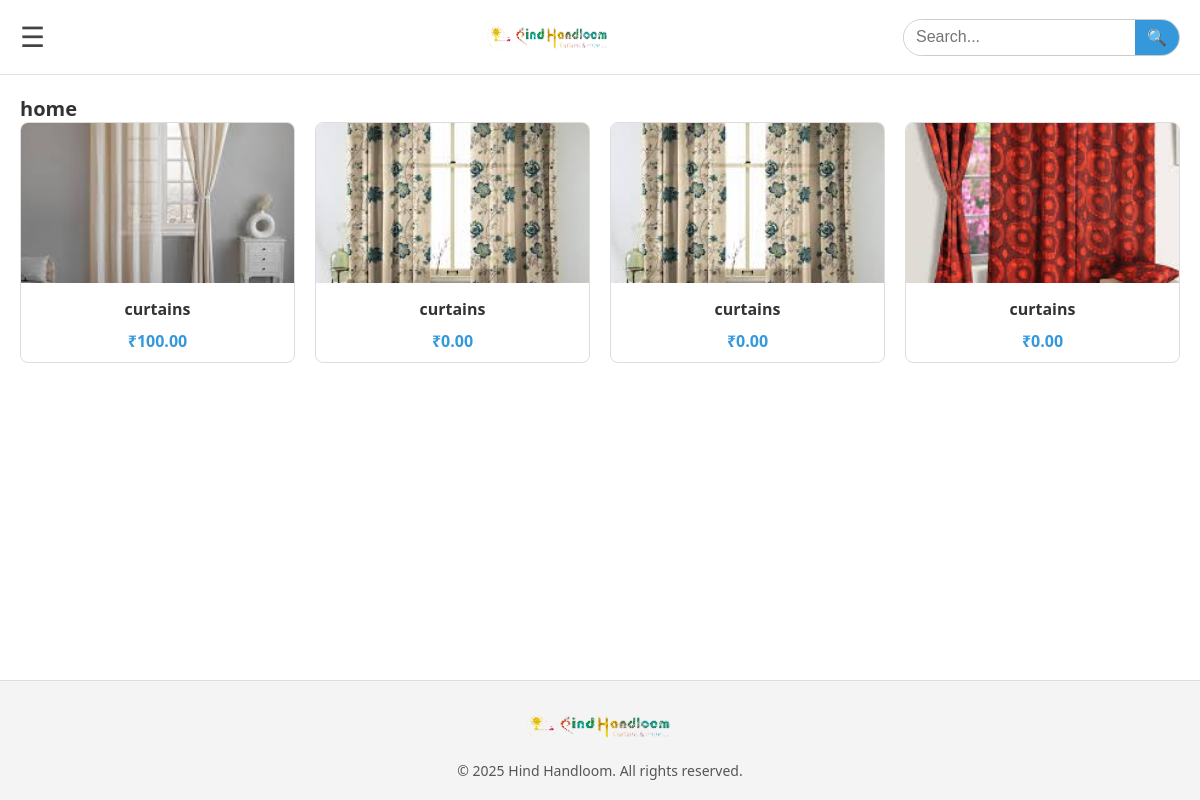
The app's page /shop/?category=home with its own data.
### myapp/models.py (models this page shows, shortened)
class products(models.Model):
    name = models.CharField(max_length=255)
    description = models.TextField(blank=True, null=True)
    price = models.DecimalField(max_digits=10,decimal_places=2)
    color = models.CharField(max_length=25)
    image = models.ImageField(upload_to='product-img/')
    stock = models.IntegerField(default=0)
    category = models.CharField(max_length=100)

### myapp/views.py (the view, shortened to what this page needs)
# urls.py: path('shop/', views.shop, name='shop'),
def shop(request):
    category_filter = request.GET.get('category')
    if category_filter:
        product = products.objects.filter(category=category_filter)
        categories = products.objects.values_list('category',flat=True).distinct()  # For sidebar or filter menu
        return render(request, 'shop.html', {
            'products': product,
            'categories': categories,
            'selected_category': category_filter
        })

### myapp/templates/shop.html (shortened to what this page needs)
{% extends 'base.html' %}
{% block content %}
<div class="shop-container">
    <section class="shop-main">
    {% if selected_category %}
        <h2 class="category-title">{{ selected_category }}</h2>
        <div class="products-grid">
            {% for product in products %}
                <div class="product-card" onclick="gotoproductdetail({{ product.id }})">
                    <img src="{{ product.image.url }}" alt="{{ product.name }}">
                    <h4>{{ product.name }}</h4>
                    <p>&#8377;{{ product.price }}</p>
                </div>
            {% empty %}
                <p>No products available.</p>
            {% endfor %}
        </div>
    {% endif %}
    </section>
</div>
{% endblock %}

### records on screen
products: image (picture), name "curtains", price "100.00"
products: image (picture), name "curtains", price "0.00"
products: image (picture), name "curtains", price "0.00"
products: image (picture), name "curtains", price "0.00"

### other values on screen
{{ selected_category }} "home"
{{ current_year|default:"2025" }} "2025"
